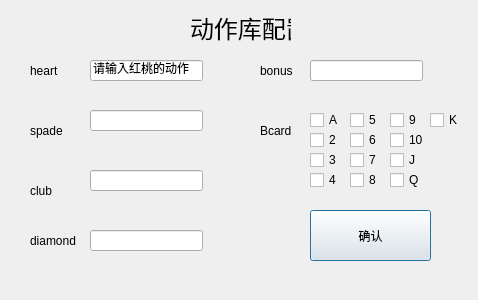
<?xml version="1.0" encoding="UTF-8"?>
<ui version="4.0">
 <class>Dialog</class>
 <widget class="QDialog" name="Dialog">
  <property name="geometry">
   <rect>
    <x>0</x>
    <y>0</y>
    <width>478</width>
    <height>300</height>
   </rect>
  </property>
  <property name="windowTitle">
   <string>Dialog</string>
  </property>
  <widget class="QLabel" name="label">
   <property name="geometry">
    <rect>
     <x>190</x>
     <y>10</y>
     <width>101</width>
     <height>31</height>
    </rect>
   </property>
   <property name="text">
    <string>&lt;html&gt;&lt;head/&gt;&lt;body&gt;&lt;p&gt;&lt;span style=&quot; font-size:18pt;&quot;&gt;动作库配置&lt;/span&gt;&lt;/p&gt;&lt;/body&gt;&lt;/html&gt;</string>
   </property>
  </widget>
  <widget class="QLabel" name="label_2">
   <property name="geometry">
    <rect>
     <x>30</x>
     <y>50</y>
     <width>51</width>
     <height>41</height>
    </rect>
   </property>
   <property name="text">
    <string>heart</string>
   </property>
  </widget>
  <widget class="QLabel" name="label_3">
   <property name="geometry">
    <rect>
     <x>30</x>
     <y>110</y>
     <width>51</width>
     <height>41</height>
    </rect>
   </property>
   <property name="text">
    <string>spade</string>
   </property>
  </widget>
  <widget class="QLabel" name="label_4">
   <property name="geometry">
    <rect>
     <x>30</x>
     <y>170</y>
     <width>51</width>
     <height>41</height>
    </rect>
   </property>
   <property name="text">
    <string>club</string>
   </property>
  </widget>
  <widget class="QLabel" name="label_5">
   <property name="geometry">
    <rect>
     <x>30</x>
     <y>220</y>
     <width>51</width>
     <height>41</height>
    </rect>
   </property>
   <property name="text">
    <string>diamond</string>
   </property>
  </widget>
  <widget class="QLabel" name="label_6">
   <property name="geometry">
    <rect>
     <x>260</x>
     <y>50</y>
     <width>51</width>
     <height>41</height>
    </rect>
   </property>
   <property name="text">
    <string>bonus</string>
   </property>
  </widget>
  <widget class="QLabel" name="label_7">
   <property name="geometry">
    <rect>
     <x>260</x>
     <y>110</y>
     <width>51</width>
     <height>41</height>
    </rect>
   </property>
   <property name="text">
    <string>Bcard</string>
   </property>
  </widget>
  <widget class="QCheckBox" name="checkBox">
   <property name="geometry">
    <rect>
     <x>310</x>
     <y>110</y>
     <width>31</width>
     <height>20</height>
    </rect>
   </property>
   <property name="text">
    <string>A</string>
   </property>
  </widget>
  <widget class="QCheckBox" name="checkBox_2">
   <property name="geometry">
    <rect>
     <x>310</x>
     <y>130</y>
     <width>31</width>
     <height>20</height>
    </rect>
   </property>
   <property name="text">
    <string>2</string>
   </property>
  </widget>
  <widget class="QCheckBox" name="checkBox_3">
   <property name="geometry">
    <rect>
     <x>310</x>
     <y>150</y>
     <width>41</width>
     <height>20</height>
    </rect>
   </property>
   <property name="text">
    <string>3</string>
   </property>
  </widget>
  <widget class="QCheckBox" name="checkBox_4">
   <property name="geometry">
    <rect>
     <x>310</x>
     <y>170</y>
     <width>41</width>
     <height>20</height>
    </rect>
   </property>
   <property name="text">
    <string>4</string>
   </property>
  </widget>
  <widget class="QCheckBox" name="checkBox_5">
   <property name="geometry">
    <rect>
     <x>350</x>
     <y>150</y>
     <width>41</width>
     <height>20</height>
    </rect>
   </property>
   <property name="text">
    <string>7</string>
   </property>
  </widget>
  <widget class="QCheckBox" name="checkBox_6">
   <property name="geometry">
    <rect>
     <x>350</x>
     <y>130</y>
     <width>31</width>
     <height>20</height>
    </rect>
   </property>
   <property name="text">
    <string>6</string>
   </property>
  </widget>
  <widget class="QCheckBox" name="checkBox_7">
   <property name="geometry">
    <rect>
     <x>350</x>
     <y>110</y>
     <width>31</width>
     <height>20</height>
    </rect>
   </property>
   <property name="text">
    <string>5</string>
   </property>
  </widget>
  <widget class="QCheckBox" name="checkBox_8">
   <property name="geometry">
    <rect>
     <x>350</x>
     <y>170</y>
     <width>41</width>
     <height>20</height>
    </rect>
   </property>
   <property name="text">
    <string>8</string>
   </property>
  </widget>
  <widget class="QCheckBox" name="checkBox_9">
   <property name="geometry">
    <rect>
     <x>390</x>
     <y>110</y>
     <width>31</width>
     <height>20</height>
    </rect>
   </property>
   <property name="text">
    <string>9</string>
   </property>
  </widget>
  <widget class="QCheckBox" name="checkBox_10">
   <property name="geometry">
    <rect>
     <x>390</x>
     <y>170</y>
     <width>41</width>
     <height>20</height>
    </rect>
   </property>
   <property name="text">
    <string>Q</string>
   </property>
  </widget>
  <widget class="QCheckBox" name="checkBox_11">
   <property name="geometry">
    <rect>
     <x>390</x>
     <y>150</y>
     <width>41</width>
     <height>20</height>
    </rect>
   </property>
   <property name="text">
    <string>J</string>
   </property>
  </widget>
  <widget class="QCheckBox" name="checkBox_12">
   <property name="geometry">
    <rect>
     <x>390</x>
     <y>130</y>
     <width>41</width>
     <height>20</height>
    </rect>
   </property>
   <property name="text">
    <string>10</string>
   </property>
  </widget>
  <widget class="QCheckBox" name="checkBox_13">
   <property name="geometry">
    <rect>
     <x>430</x>
     <y>110</y>
     <width>41</width>
     <height>20</height>
    </rect>
   </property>
   <property name="text">
    <string>K</string>
   </property>
  </widget>
  <widget class="QPushButton" name="pushButton">
   <property name="geometry">
    <rect>
     <x>310</x>
     <y>210</y>
     <width>121</width>
     <height>51</height>
    </rect>
   </property>
   <property name="text">
    <string>确认</string>
   </property>
  </widget>
  <widget class="QLineEdit" name="lineEdit">
   <property name="geometry">
    <rect>
     <x>90</x>
     <y>60</y>
     <width>113</width>
     <height>21</height>
    </rect>
   </property>
   <property name="text">
    <string>请输入红桃的动作</string>
   </property>
  </widget>
  <widget class="QLineEdit" name="lineEdit_2">
   <property name="geometry">
    <rect>
     <x>90</x>
     <y>110</y>
     <width>113</width>
     <height>21</height>
    </rect>
   </property>
  </widget>
  <widget class="QLineEdit" name="lineEdit_3">
   <property name="geometry">
    <rect>
     <x>90</x>
     <y>170</y>
     <width>113</width>
     <height>21</height>
    </rect>
   </property>
  </widget>
  <widget class="QLineEdit" name="lineEdit_4">
   <property name="geometry">
    <rect>
     <x>90</x>
     <y>230</y>
     <width>113</width>
     <height>21</height>
    </rect>
   </property>
  </widget>
  <widget class="QLineEdit" name="lineEdit_5">
   <property name="geometry">
    <rect>
     <x>310</x>
     <y>60</y>
     <width>113</width>
     <height>21</height>
    </rect>
   </property>
  </widget>
 </widget>
 <resources/>
 <connections/>
</ui>
